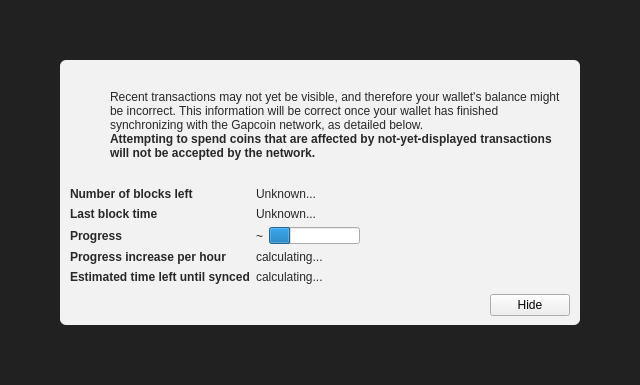
<?xml version="1.0" encoding="UTF-8"?>
<ui version="4.0">
 <class>ModalOverlay</class>
 <widget class="ModalOverlay" name="ModalOverlay">
  <property name="geometry">
   <rect>
    <x>0</x>
    <y>0</y>
    <width>640</width>
    <height>385</height>
   </rect>
  </property>
  <property name="windowTitle">
   <string>Form</string>
  </property>
  <layout class="QVBoxLayout" name="verticalLayout" stretch="0">
   <property name="sizeConstraint">
    <enum>QLayout::SetDefaultConstraint</enum>
   </property>
   <property name="leftMargin">
    <number>0</number>
   </property>
   <property name="topMargin">
    <number>0</number>
   </property>
   <property name="rightMargin">
    <number>0</number>
   </property>
   <property name="bottomMargin">
    <number>0</number>
   </property>
   <item>
    <widget class="QWidget" name="bgWidget" native="true">
     <property name="styleSheet">
      <string notr="true">#bgWidget { background: rgba(0,0,0,220); }</string>
     </property>
     <layout class="QVBoxLayout" name="verticalLayoutMain" stretch="1">
      <property name="leftMargin">
       <number>60</number>
      </property>
      <property name="topMargin">
       <number>60</number>
      </property>
      <property name="rightMargin">
       <number>60</number>
      </property>
      <property name="bottomMargin">
       <number>60</number>
      </property>
      <item>
       <widget class="QWidget" name="contentWidget" native="true">
        <property name="styleSheet">
         <string notr="true">#contentWidget { background: rgba(255,255,255,240); border-radius: 6px; }

QLabel { color: rgb(40,40,40);  }</string>
        </property>
        <layout class="QVBoxLayout" name="verticalLayoutSub" stretch="1,0,0,0">
         <property name="spacing">
          <number>0</number>
         </property>
         <property name="leftMargin">
          <number>10</number>
         </property>
         <property name="topMargin">
          <number>10</number>
         </property>
         <property name="rightMargin">
          <number>10</number>
         </property>
         <property name="bottomMargin">
          <number>10</number>
         </property>
         <item>
          <layout class="QHBoxLayout" name="horizontalLayoutIconText" stretch="0,1">
           <property name="topMargin">
            <number>20</number>
           </property>
           <item>
            <layout class="QVBoxLayout" name="verticalLayoutIcon">
             <property name="leftMargin">
              <number>0</number>
             </property>
             <item>
              <widget class="QPushButton" name="warningIcon">
               <property name="enabled">
                <bool>false</bool>
               </property>
               <property name="text">
                <string/>
               </property>
               <property name="icon">
                <iconset>
                 <normaloff>:/icons/warning</normaloff>
                 <disabledoff>:/icons/warning</disabledoff>:/icons/warning</iconset>
               </property>
               <property name="iconSize">
                <size>
                 <width>48</width>
                 <height>48</height>
                </size>
               </property>
               <property name="flat">
                <bool>true</bool>
               </property>
              </widget>
             </item>
             <item>
              <spacer name="verticalSpacerWarningIcon">
               <property name="orientation">
                <enum>Qt::Vertical</enum>
               </property>
               <property name="sizeHint" stdset="0">
                <size>
                 <width>20</width>
                 <height>40</height>
                </size>
               </property>
              </spacer>
             </item>
            </layout>
           </item>
           <item>
            <layout class="QVBoxLayout" name="verticalLayoutInfoText">
             <property name="leftMargin">
              <number>0</number>
             </property>
             <property name="topMargin">
              <number>0</number>
             </property>
             <item>
              <widget class="QLabel" name="infoText">
               <property name="text">
                <string>Recent transactions may not yet be visible, and therefore your wallet's balance might be incorrect. This information will be correct once your wallet has finished synchronizing with the Gapcoin network, as detailed below.</string>
               </property>
               <property name="textFormat">
                <enum>Qt::RichText</enum>
               </property>
               <property name="wordWrap">
                <bool>true</bool>
               </property>
              </widget>
             </item>
             <item>
              <widget class="QLabel" name="infoTextStrong">
               <property name="font">
                <font>
                 <weight>75</weight>
                 <bold>true</bold>
                </font>
               </property>
               <property name="text">
                <string>Attempting to spend coins that are affected by not-yet-displayed transactions will not be accepted by the network.</string>
               </property>
               <property name="textFormat">
                <enum>Qt::RichText</enum>
               </property>
               <property name="wordWrap">
                <bool>true</bool>
               </property>
              </widget>
             </item>
             <item>
              <spacer name="verticalSpacerInTextSpace">
               <property name="orientation">
                <enum>Qt::Vertical</enum>
               </property>
               <property name="sizeHint" stdset="0">
                <size>
                 <width>20</width>
                 <height>40</height>
                </size>
               </property>
              </spacer>
             </item>
            </layout>
           </item>
          </layout>
         </item>
         <item>
          <spacer name="verticalSpacerAfterText">
           <property name="orientation">
            <enum>Qt::Vertical</enum>
           </property>
           <property name="sizeHint" stdset="0">
            <size>
             <width>20</width>
             <height>40</height>
            </size>
           </property>
          </spacer>
         </item>
         <item>
          <layout class="QFormLayout" name="formLayout">
           <property name="fieldGrowthPolicy">
            <enum>QFormLayout::FieldsStayAtSizeHint</enum>
           </property>
           <property name="horizontalSpacing">
            <number>6</number>
           </property>
           <property name="verticalSpacing">
            <number>6</number>
           </property>
           <property name="topMargin">
            <number>10</number>
           </property>
           <item row="0" column="0">
            <widget class="QLabel" name="labelNumberOfBlocksLeft">
             <property name="font">
              <font>
               <weight>75</weight>
               <bold>true</bold>
              </font>
             </property>
             <property name="text">
              <string>Number of blocks left</string>
             </property>
            </widget>
           </item>
           <item row="0" column="1">
            <widget class="QLabel" name="numberOfBlocksLeft">
             <property name="text">
              <string>Unknown...</string>
             </property>
            </widget>
           </item>
           <item row="1" column="0">
            <widget class="QLabel" name="labelLastBlockTime">
             <property name="font">
              <font>
               <weight>75</weight>
               <bold>true</bold>
              </font>
             </property>
             <property name="text">
              <string>Last block time</string>
             </property>
            </widget>
           </item>
           <item row="1" column="1">
            <widget class="QLabel" name="newestBlockDate">
             <property name="sizePolicy">
              <sizepolicy hsizetype="Maximum" vsizetype="Preferred">
               <horstretch>0</horstretch>
               <verstretch>0</verstretch>
              </sizepolicy>
             </property>
             <property name="text">
              <string>Unknown...</string>
             </property>
            </widget>
           </item>
           <item row="2" column="0">
            <widget class="QLabel" name="labelSyncDone">
             <property name="font">
              <font>
               <weight>75</weight>
               <bold>true</bold>
              </font>
             </property>
             <property name="text">
              <string>Progress</string>
             </property>
            </widget>
           </item>
           <item row="2" column="1">
            <layout class="QHBoxLayout" name="horizontalLayoutSync" stretch="0,1">
             <item>
              <widget class="QLabel" name="percentageProgress">
               <property name="text">
                <string notr="true">~</string>
               </property>
              </widget>
             </item>
             <item>
              <widget class="QProgressBar" name="progressBar">
               <property name="value">
                <number>24</number>
               </property>
               <property name="format">
                <string/>
               </property>
              </widget>
             </item>
            </layout>
           </item>
           <item row="4" column="0">
            <widget class="QLabel" name="labelProgressIncrease">
             <property name="font">
              <font>
               <weight>75</weight>
               <bold>true</bold>
              </font>
             </property>
             <property name="text">
              <string>Progress increase per hour</string>
             </property>
            </widget>
           </item>
           <item row="4" column="1">
            <widget class="QLabel" name="progressIncreasePerH">
             <property name="text">
              <string>calculating...</string>
             </property>
            </widget>
           </item>
           <item row="5" column="0">
            <widget class="QLabel" name="labelEstimatedTimeLeft">
             <property name="font">
              <font>
               <weight>75</weight>
               <bold>true</bold>
              </font>
             </property>
             <property name="text">
              <string>Estimated time left until synced</string>
             </property>
            </widget>
           </item>
           <item row="5" column="1">
            <widget class="QLabel" name="expectedTimeLeft">
             <property name="text">
              <string>calculating...</string>
             </property>
            </widget>
           </item>
          </layout>
         </item>
         <item>
          <layout class="QHBoxLayout" name="horizontalLayoutButtons">
           <property name="leftMargin">
            <number>10</number>
           </property>
           <property name="topMargin">
            <number>10</number>
           </property>
           <item>
            <spacer name="horizontalSpacer">
             <property name="orientation">
              <enum>Qt::Horizontal</enum>
             </property>
             <property name="sizeHint" stdset="0">
              <size>
               <width>40</width>
               <height>20</height>
              </size>
             </property>
            </spacer>
           </item>
           <item>
            <widget class="QPushButton" name="closeButton">
             <property name="text">
              <string>Hide</string>
             </property>
            </widget>
           </item>
          </layout>
         </item>
        </layout>
       </widget>
      </item>
     </layout>
    </widget>
   </item>
  </layout>
 </widget>
 <customwidgets>
  <customwidget>
   <class>ModalOverlay</class>
   <extends>QWidget</extends>
   <header>qt/modaloverlay.h</header>
   <container>1</container>
  </customwidget>
 </customwidgets>
 <resources/>
 <connections/>
</ui>
